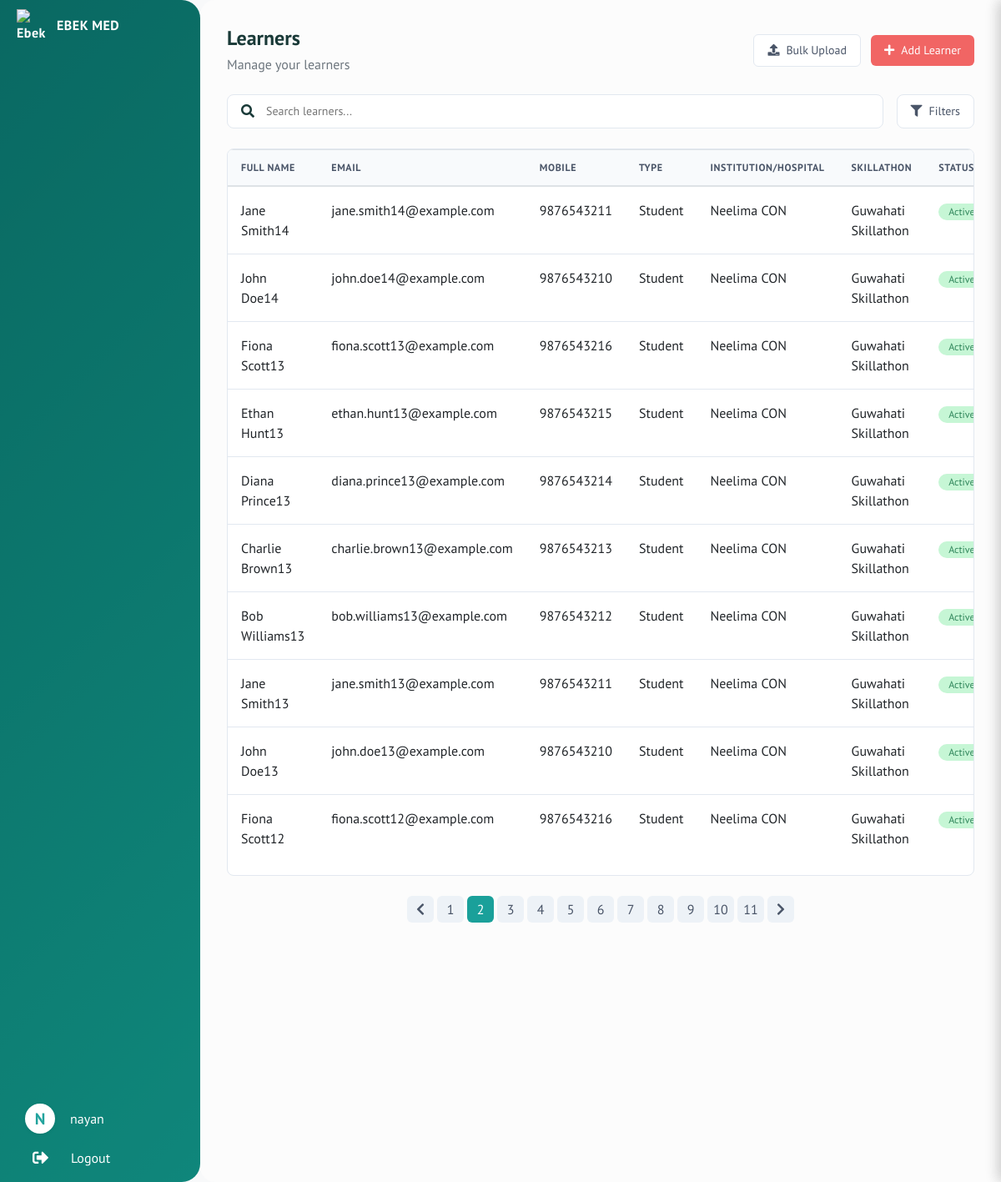
/onboarding/learners/?page=2 (signed in), run on an earlier commit of the app's database.
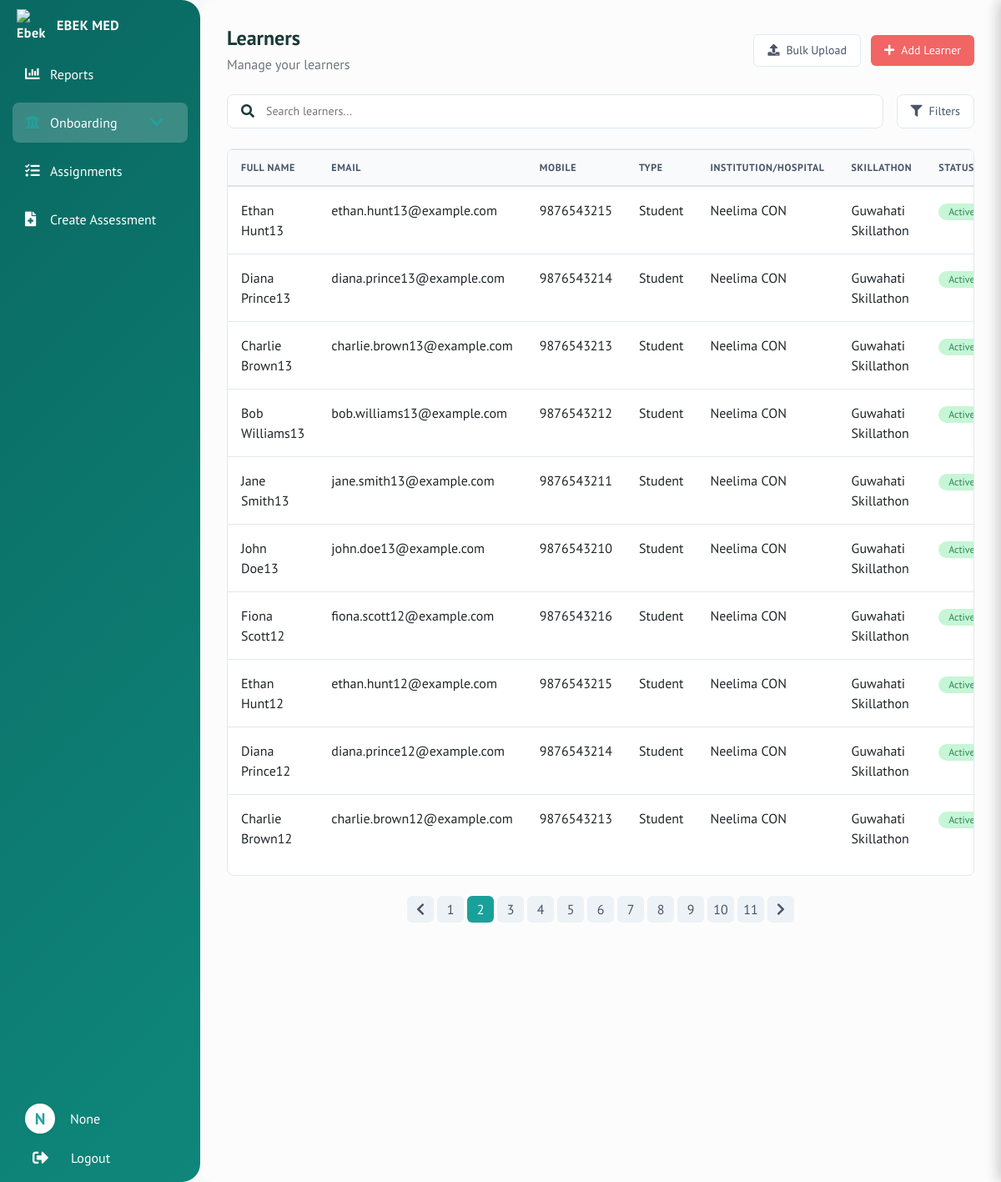
And on a later commit of the database.
### assessments/models.py (models this page shows, shortened)
class EbekUser(AbstractBaseUser, PermissionsMixin):
    email = models.EmailField(
        max_length=255, unique=True,
        help_text='Required. A valid email address.',
    )
    full_name = models.CharField(max_length=255, blank=True, null=True)
    phone_number = models.CharField(max_length=20, blank=True, null=True)
    is_active = models.BooleanField(default=True, help_text='Designates whether this user can log in.')
    is_staff = models.BooleanField(default=False, help_text='Designates whether this user can access the admin site.')
    is_superuser = models.BooleanField(default=False, help_text='Designates whether this user has all permissions without explicitly assigning them.')
    user_role = models.CharField(
        max_length=200, choices=role, default='', null=True, blank=True, help_text='User Role'
    )
    date_joined = models.DateTimeField(auto_now_add=True, help_text='When the user account was created.')
    last_login = models.DateTimeField(null=True, blank=True, help_text='Last login timestamp.')
    groups = models.ManyToManyField(
        'auth.Group',
        verbose_name='groups',
        blank=True,
        help_text='The groups this user belongs to.',
        related_name='ebek_user_set',
        related_query_name='ebek_user'
    )
    user_permissions = models.ManyToManyField(
        'auth.Permission',
        verbose_name='user permissions',
        blank=True,
        help_text='Specific permissions for this user.',
        related_name='ebek_user_set',
        related_query_name='ebek_user'
    )
    mobile_number = models.CharField(max_length=20, blank=True, null=True)
    objects = EbekUserManager()
    USERNAME_FIELD = 'email'
    REQUIRED_FIELDS = []
    class Meta:
        verbose_name = 'User'
        verbose_name_plural = 'Users'

class Learner(models.Model):
    onboarding_type = models.CharField(max_length=3, choices=ONBOARDING_TYPES)
    learner_type = models.CharField(max_length=10, choices=LEARNER_TYPES)
    college = models.ForeignKey(Institution, on_delete=models.SET_NULL, null=True, blank=True)
    course = models.CharField(max_length=100, null=True, blank=True)
    stream = models.CharField(max_length=20, choices=STREAM_CHOICES, null=True, blank=True)
    year_of_study = models.IntegerField(null=True, blank=True)
    hospital = models.ForeignKey(Hospital, on_delete=models.SET_NULL, null=True, blank=True)
    designation = models.CharField(max_length=100, null=True, blank=True)
    years_of_experience = models.IntegerField(null=True, blank=True)
    educational_qualification = models.CharField(max_length=20, choices=STREAM_CHOICES, null=True, blank=True)
    educational_institution = models.CharField(max_length=255, null=True, blank=True)
    speciality = models.CharField(max_length=100, null=True, blank=True)
    state = models.CharField(max_length=100, null=True, blank=True)
    district = models.CharField(max_length=100, null=True, blank=True)
    pincode = models.CharField(max_length=10, null=True, blank=True)
    address = models.TextField(null=True, blank=True)
    date_of_birth = models.DateField(null=True, blank=True)
    certifications = models.TextField(null=True, blank=True)
    is_active = models.BooleanField(default=True)
    created_at = models.DateTimeField(auto_now_add=True)
    updated_at = models.DateTimeField(auto_now=True)
    learner_user = models.ForeignKey('EbekUser', on_delete=models.SET_NULL, null=True, blank=True)
    learner_id = models.CharField(max_length=50, unique=True, editable=False)
    learner_gender = models.CharField(max_length=10, choices=GENDER_CHOICES, null=True, blank=True)
    skillathon_event = models.ForeignKey('SkillathonEvent', on_delete=models.SET_NULL, null=True, blank=True)

class Institution(models.Model):
    name = models.CharField(max_length=255)
    group = models.ForeignKey(Group, on_delete=models.SET_NULL, null=True, blank=True)
    address = models.TextField(blank=True, null=True)
    state = models.CharField(max_length=100, blank=True, null=True)
    district = models.CharField(max_length=100, blank=True, null=True)
    pin_code = models.CharField(max_length=10, blank=True, null=True)
    unit_head = models.ForeignKey('EbekUser', on_delete=models.SET_NULL, null=True, related_name='unit_head_of_institution')
    total_strength = models.IntegerField(null=True, blank=True)
    is_active = models.BooleanField(default=True)
    created_at = models.DateTimeField(auto_now_add=True)
    updated_at = models.DateTimeField(auto_now=True)
    institute_id = models.CharField(max_length=50, unique=True, editable=False)
    onboarding_type = models.CharField(max_length=3, choices=ONBOARDING_TYPES)

class SkillathonEvent(models.Model):
    name = models.CharField(max_length=255)
    date = models.DateField()
    state = models.CharField(max_length=100)
    city = models.CharField(max_length=100)
    created_at = models.DateTimeField(auto_now_add=True)
    updated_at = models.DateTimeField(auto_now=True)

### assessments/onboarding_views.py (the view)
# urls.py: path('onboarding/learners/', views.learner_list, name='learner_list'),
@login_required
def learner_list(request):
    learners = Learner.objects.all().order_by('-created_at')
    selected_institutions = request.GET.getlist('institution')
    selected_hospitals = request.GET.getlist('hospital')
    selected_learner_types = request.GET.getlist('learner_type')
    if selected_institutions:
        learners = learners.filter(college_id__in=selected_institutions)
    if selected_hospitals:
        learners = learners.filter(hospital_id__in=selected_hospitals)
    if selected_learner_types:
        learners = learners.filter(learner_type__in=selected_learner_types)
    selected_institutions = [int(x) for x in selected_institutions] if selected_institutions else []
    selected_hospitals = [int(x) for x in selected_hospitals] if selected_hospitals else []
    paginator = Paginator(learners, 10)
    page = request.GET.get('page')
    learners = paginator.get_page(page)
    return render(request, 'assessments/onboarding/learner_list.html', {
        'learners': learners,
        'institutions': Institution.objects.all(),
        'hospitals': Hospital.objects.all(),
        'selected_institutions': selected_institutions,
        'selected_hospitals': selected_hospitals,
        'selected_learner_types': selected_learner_types,
    })

### assessments/templates/assessments/onboarding/learner_list.html (shortened to what this page needs)
{% extends 'assessments/base.html' %}
{% block content %}
<div class="header">
    <div class="header-left">
        <h1>Learners</h1>
        <p class="text-muted">Manage your learners</p>
    </div>
    <div class="header-right">
        <button class="btn btn-outline-upload" onclick="toggleUploadPanel()">
            <i class="fas fa-upload"></i>
            Bulk Upload
        </button>
        <a href="{% url 'learner_create' %}" class="btn btn-add">
            <i class="fas fa-plus"></i>
            Add Learner
            </a>
        </div>
    </div>
<div class="search-filter-bar">
    <div class="search-box">
        <i class="fas fa-search"></i>
        <input type="text" placeholder="Search learners...">
    </div>
    <button class="btn-filter" onclick="toggleFilterPanel()">
        <i class="fas fa-filter"></i>
        Filters
    </button>
</div>
    <div class="card">
    <table class="table">
        <thead>
            <tr>
                <th>Full Name</th>
                <th>Email</th>
                <th>Mobile</th>
                <th>Type</th>
                <th>Institution/Hospital</th>
                <th>Skillathon</th>
                <th>Status</th>
            </tr>
        </thead>
        <tbody>
            {% for learner in learners %}
            <tr>
                <td>
                    <div class="institution">
                        <span>{{ learner.learner_user.full_name }}</span>
                    </div>
                </td>
                <td>{{ learner.learner_user.email }}</td>
                <td>{{ learner.learner_user.phone_number }}</td>
                <td>{{ learner.get_learner_type_display }}</td>
                <td>
                    {% if learner.learner_type == 'student' %}
                        {{ learner.college.name|default:"-" }}
                    {% else %}
                        {{ learner.hospital.name|default:"-" }}
                    {% endif %}
                </td>
                <td>
                    {% if learner.skillathon_event %}
                        {{ learner.skillathon_event.name }}
                    {% else %}
                        -
                    {% endif %}
                </td>
                <td>
                    <span class="badge {% if learner.is_active %}active{% else %}inactive{% endif %}">
                                    {{ learner.is_active|yesno:"Active,Inactive" }}
                                </span>
                            </td>
                        </tr>
                        {% endfor %}
                    </tbody>
                </table>
            </div>
            {% if learners.has_other_pages %}
<div class="pagination">
                    {% if learners.has_previous %}
    <a href="?page={{ learners.previous_page_number }}" class="btn-page">
        <i class="fas fa-chevron-left"></i>
    </a>
                    {% endif %}
                    {% for num in learners.paginator.page_range %}
    <a href="?page={{ num }}" class="btn-page {% if learners.number == num %}active{% endif %}">
        {{ num }}
    </a>
                    {% endfor %}
                    {% if learners.has_next %}
    <a href="?page={{ learners.next_page_number }}" class="btn-page">
        <i class="fas fa-chevron-right"></i>
    </a>
            {% endif %}
        </div>
{% endif %}
{% endblock %}

### assessments/templates/assessments/base.html (shortened to what this page needs)
<!DOCTYPE html>
<html lang="en">
<head>
    <link href="https://stackpath.bootstrapcdn.com/bootstrap/4.5.2/css/bootstrap.min.css" rel="stylesheet">
    <link href="https://cdnjs.cloudflare.com/ajax/libs/font-awesome/5.15.4/css/all.min.css" rel="stylesheet">
</head>
<body>
    {% if request.user.is_authenticated %}
    <div id="sidebar">
        <div class="sidebar-header">
            <img src="https://i.ibb.co/VW9y368B/4021762-Ebekmed-Favicon.png" alt="Ebek Logo" style="height: 38px; width: 38px; object-fit: contain;">
            <span class="brand-text">EBEK MED</span>
        </div>
        {% if request.user.user_role == 'ebek_admin' or request.user.user_role == 'super_admin' %}
        <div class="nav-item">
            <a href="{% url 'exam_reports_page' %}" class="nav-link" title="View Assessment Reports">
        <i class="fas fa-chart-bar"></i>
                <span>Reports</span>
            </a>
        </div>
            <div class="nav-item">
                <a href="#onboardingSubmenu" class="nav-link" data-toggle="collapse" aria-expanded="false" title="Onboarding and Management">
            <i class="fas fa-university"></i>
                    <span>Onboarding</span>
                    <i class="fas fa-chevron-down ml-auto"></i>
                </a>
            </div>
            <div class="nav-item">
                <a href="{% url 'assign_assessment' %}" class="nav-link" title="View & Assign Assessments">
                    <i class="fas fa-tasks"></i>
                            <span>Assignments</span>
                    </a>
            </div>
            {% if request.user.user_role == 'super_admin' %}
                <div class="nav-item">
                    <a href="{% url 'create_assessment' %}" class="nav-link" title="Create New Assessment">
                <i class="fas fa-file-medical"></i>
                        <span>Create Assessment</span>
                </a>
            </div>
            {% endif %}
        {% endif %}
        <div class="sidebar-bottom-area">
            <div class="nav-item">
                <div class="sidebar-user-info d-flex align-items-center">
                    <div class="sidebar-user-initial mr-2">
                        <span class="user-initial-circle">{{ request.user.email|first|upper }}</span>
                    </div>
                    <span class="sidebar-user-email">{{ request.user.full_name }}</span>
                </div>
            </div>
            <div class="nav-item">
                <a href="{% url 'logout' %}" class="nav-link d-flex align-items-center sidebar-logout-link">
                        <i class="fas fa-sign-out-alt" style="font-size: 1.2rem; margin: -6px;"></i>
                    <span class="sidebar-logout-text" style="margin-left: 32px;">Logout</span>
                </a>
            </div>
        </div>
    </div>
    {% endif %}
    <div id="content">
        {% block content %}{% endblock %}
    </div>
</body>
</html>

What changed in the data, as far as the page shows it:
removed Learner: learner_user.full_name "Jane Smith14", learner_user.email "jane.smith14@example.com", learner_user.phone_number "9876543211", learner_type "Student", college.name "Neelima CON", skillathon_event.name "Guwahati Skillathon", is_active "Active"
removed Learner: learner_user.full_name "John Doe14", learner_user.email "john.doe14@example.com", learner_user.phone_number "9876543210", learner_type "Student", college.name "Neelima CON", skillathon_event.name "Guwahati Skillathon", is_active "Active"
removed Learner: learner_user.full_name "Fiona Scott13", learner_user.email "fiona.scott13@example.com", learner_user.phone_number "9876543216", learner_type "Student", college.name "Neelima CON", skillathon_event.name "Guwahati Skillathon", is_active "Active"
changed EbekUser: user_role "student" → "super_admin" (drawn); user.full_name "nayan" → "None"
added Learner: learner_user.full_name "Ethan Hunt12", learner_user.email "ethan.hunt12@example.com", learner_user.phone_number "9876543215", learner_type "Student", college.name "Neelima CON", skillathon_event.name "Guwahati Skillathon", is_active "Active"
added Learner: learner_user.full_name "Diana Prince12", learner_user.email "diana.prince12@example.com", learner_user.phone_number "9876543214", learner_type "Student", college.name "Neelima CON", skillathon_event.name "Guwahati Skillathon", is_active "Active"
added Learner: learner_user.full_name "Charlie Brown12", learner_user.email "charlie.brown12@example.com", learner_user.phone_number "9876543213", learner_type "Student", college.name "Neelima CON", skillathon_event.name "Guwahati Skillathon", is_active "Active"
Also different on the page:
text now shown: "Reports Onboarding Assignments Create Assessment"
